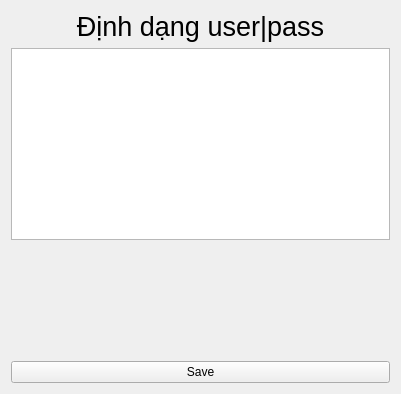
<?xml version="1.0" encoding="UTF-8"?>
<ui version="4.0">
 <class>Addaccount</class>
 <widget class="QWidget" name="Addaccount">
  <property name="geometry">
   <rect>
    <x>0</x>
    <y>0</y>
    <width>401</width>
    <height>394</height>
   </rect>
  </property>
  <property name="windowTitle">
   <string>Form</string>
  </property>
  <layout class="QVBoxLayout" name="verticalLayout">
   <item>
    <widget class="QLabel" name="label">
     <property name="font">
      <font>
       <pointsize>20</pointsize>
      </font>
     </property>
     <property name="text">
      <string>Định dạng user|pass</string>
     </property>
     <property name="alignment">
      <set>Qt::AlignCenter</set>
     </property>
    </widget>
   </item>
   <item>
    <widget class="QTextEdit" name="txt_accounts"/>
   </item>
   <item>
    <spacer name="verticalSpacer">
     <property name="orientation">
      <enum>Qt::Vertical</enum>
     </property>
     <property name="sizeHint" stdset="0">
      <size>
       <width>20</width>
       <height>40</height>
      </size>
     </property>
    </spacer>
   </item>
   <item>
    <widget class="QLabel" name="lb_show_msg">
     <property name="text">
      <string/>
     </property>
    </widget>
   </item>
   <item>
    <widget class="QPushButton" name="btn_save">
     <property name="minimumSize">
      <size>
       <width>50</width>
       <height>0</height>
      </size>
     </property>
     <property name="maximumSize">
      <size>
       <width>16777215</width>
       <height>16777215</height>
      </size>
     </property>
     <property name="layoutDirection">
      <enum>Qt::LeftToRight</enum>
     </property>
     <property name="autoFillBackground">
      <bool>false</bool>
     </property>
     <property name="styleSheet">
      <string notr="true"/>
     </property>
     <property name="text">
      <string>Save</string>
     </property>
    </widget>
   </item>
  </layout>
 </widget>
 <resources/>
 <connections/>
</ui>
